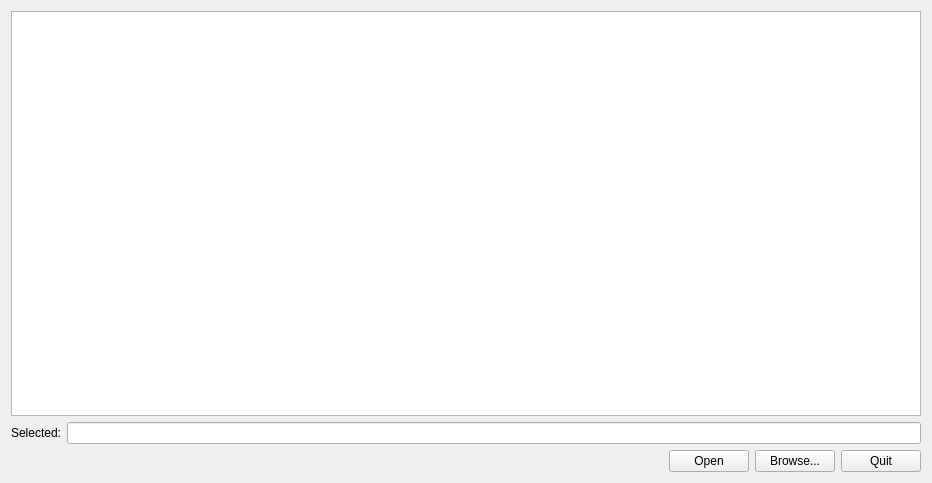
<?xml version="1.0" encoding="UTF-8"?>
<ui version="4.0">
 <class>Form</class>
 <widget class="QWidget" name="Form">
  <property name="geometry">
   <rect>
    <x>0</x>
    <y>0</y>
    <width>932</width>
    <height>483</height>
   </rect>
  </property>
  <property name="windowTitle">
   <string>Form</string>
  </property>
  <layout class="QVBoxLayout" name="verticalLayout_2">
   <item>
    <layout class="QVBoxLayout" name="verticalLayout">
     <item>
      <widget class="QListWidget" name="list"/>
     </item>
    </layout>
   </item>
   <item>
    <layout class="QHBoxLayout" name="horizontalLayout">
     <item>
      <widget class="QLabel" name="label">
       <property name="text">
        <string>Selected:</string>
       </property>
      </widget>
     </item>
     <item>
      <widget class="QLineEdit" name="selected_edit">
       <property name="readOnly">
        <bool>true</bool>
       </property>
      </widget>
     </item>
    </layout>
   </item>
   <item>
    <layout class="QHBoxLayout" name="horizontalLayout_2">
     <item>
      <spacer name="horizontalSpacer_2">
       <property name="orientation">
        <enum>Qt::Horizontal</enum>
       </property>
       <property name="sizeHint" stdset="0">
        <size>
         <width>40</width>
         <height>20</height>
        </size>
       </property>
      </spacer>
     </item>
     <item>
      <widget class="QPushButton" name="open">
       <property name="text">
        <string>Open</string>
       </property>
      </widget>
     </item>
     <item>
      <widget class="QPushButton" name="browse">
       <property name="text">
        <string>Browse...</string>
       </property>
      </widget>
     </item>
     <item>
      <widget class="QPushButton" name="quit">
       <property name="text">
        <string>Quit</string>
       </property>
      </widget>
     </item>
    </layout>
   </item>
  </layout>
 </widget>
 <resources/>
 <connections/>
</ui>
